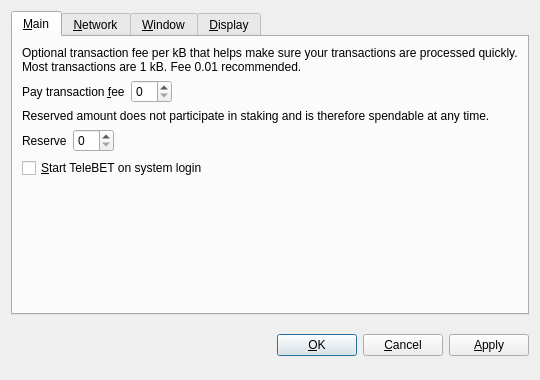
<?xml version="1.0" encoding="UTF-8"?>
<ui version="4.0">
 <class>OptionsDialog</class>
 <widget class="QDialog" name="OptionsDialog">
  <property name="geometry">
   <rect>
    <x>0</x>
    <y>0</y>
    <width>540</width>
    <height>380</height>
   </rect>
  </property>
  <property name="windowTitle">
   <string>Options</string>
  </property>
  <property name="modal">
   <bool>true</bool>
  </property>
  <layout class="QVBoxLayout" name="verticalLayout">
   <item>
    <widget class="QTabWidget" name="tabWidget">
     <property name="tabPosition">
      <enum>QTabWidget::North</enum>
     </property>
     <property name="currentIndex">
      <number>0</number>
     </property>
     <widget class="QWidget" name="tabMain">
      <attribute name="title">
       <string>&amp;Main</string>
      </attribute>
      <layout class="QVBoxLayout" name="verticalLayout_Main">
       <item>
        <widget class="QLabel" name="transactionFeeInfoLabel">
         <property name="text">
          <string>Optional transaction fee per kB that helps make sure your transactions are processed quickly. Most transactions are 1 kB. Fee 0.01 recommended.</string>
         </property>
         <property name="textFormat">
          <enum>Qt::PlainText</enum>
         </property>
         <property name="wordWrap">
          <bool>true</bool>
         </property>
        </widget>
       </item>
       <item>
        <layout class="QHBoxLayout" name="horizontalLayoutFee">
         <item>
          <widget class="QLabel" name="transactionFeeLabel">
           <property name="text">
            <string>Pay transaction &amp;fee</string>
           </property>
           <property name="textFormat">
            <enum>Qt::PlainText</enum>
           </property>
           <property name="buddy">
            <cstring>transactionFee</cstring>
           </property>
          </widget>
         </item>
         <item>
          <widget class="BitcoinAmountField" name="transactionFee"/>
         </item>
         <item>
          <spacer name="horizontalSpacerFee">
           <property name="orientation">
            <enum>Qt::Horizontal</enum>
           </property>
           <property name="sizeHint" stdset="0">
            <size>
             <width>40</width>
             <height>20</height>
            </size>
           </property>
          </spacer>
         </item>
        </layout>
       </item>
       <item>
        <widget class="QLabel" name="reserveBalanceInfoLabel">
         <property name="text">
          <string>Reserved amount does not participate in staking and is therefore spendable at any time.</string>
         </property>
         <property name="textFormat">
          <enum>Qt::PlainText</enum>
         </property>
         <property name="wordWrap">
          <bool>true</bool>
         </property>
        </widget>
       </item>
       <item>
        <layout class="QHBoxLayout" name="horizontalLayoutReserveBalance">
         <item>
          <widget class="QLabel" name="reserveBalanceLabel">
           <property name="text">
            <string>Reserve</string>
           </property>
           <property name="textFormat">
            <enum>Qt::PlainText</enum>
           </property>
           <property name="buddy">
            <cstring>reserveBalance</cstring>
           </property>
          </widget>
         </item>
         <item>
          <widget class="BitcoinAmountField" name="reserveBalance"/>
         </item>
         <item>
          <spacer name="horizontalSpacerReserveBalance">
           <property name="orientation">
            <enum>Qt::Horizontal</enum>
           </property>
           <property name="sizeHint" stdset="0">
            <size>
             <width>40</width>
             <height>20</height>
            </size>
           </property>
          </spacer>
         </item>
        </layout>
       </item>
       <item>
        <widget class="QCheckBox" name="bitcoinAtStartup">
         <property name="toolTip">
          <string>Automatically start TeleBET after logging in to the system.</string>
         </property>
         <property name="text">
          <string>&amp;Start TeleBET on system login</string>
         </property>
        </widget>
       </item>
       <item>
        <spacer name="verticalSpacer_Main">
         <property name="orientation">
          <enum>Qt::Vertical</enum>
         </property>
         <property name="sizeHint" stdset="0">
          <size>
           <width>20</width>
           <height>40</height>
          </size>
         </property>
        </spacer>
       </item>
      </layout>
     </widget>
     <widget class="QWidget" name="tabNetwork">
      <attribute name="title">
       <string>&amp;Network</string>
      </attribute>
      <layout class="QVBoxLayout" name="verticalLayout_Network">
       <item>
        <widget class="QCheckBox" name="mapPortUpnp">
         <property name="toolTip">
          <string>Automatically open the TeleBET client port on the router. This only works when your router supports UPnP and it is enabled.</string>
         </property>
         <property name="text">
          <string>Map port using &amp;UPnP</string>
         </property>
        </widget>
       </item>
       <item>
        <widget class="QCheckBox" name="connectSocks">
         <property name="toolTip">
          <string>Connect to the TeleBET network through a SOCKS5 proxy (e.g. when connecting through Tor).</string>
         </property>
         <property name="text">
          <string>&amp;Connect through SOCKS5 proxy:</string>
         </property>
        </widget>
       </item>
       <item>
        <layout class="QHBoxLayout" name="horizontalLayout_Network">
         <item>
          <widget class="QLabel" name="proxyIpLabel">
           <property name="text">
            <string>Proxy &amp;IP:</string>
           </property>
           <property name="textFormat">
            <enum>Qt::PlainText</enum>
           </property>
           <property name="buddy">
            <cstring>proxyIp</cstring>
           </property>
          </widget>
         </item>
         <item>
          <widget class="QValidatedLineEdit" name="proxyIp">
           <property name="maximumSize">
            <size>
             <width>140</width>
             <height>16777215</height>
            </size>
           </property>
           <property name="toolTip">
            <string>IP address of the proxy (e.g. 127.0.0.1)</string>
           </property>
          </widget>
         </item>
         <item>
          <widget class="QLabel" name="proxyPortLabel">
           <property name="text">
            <string>&amp;Port:</string>
           </property>
           <property name="textFormat">
            <enum>Qt::PlainText</enum>
           </property>
           <property name="buddy">
            <cstring>proxyPort</cstring>
           </property>
          </widget>
         </item>
         <item>
          <widget class="QLineEdit" name="proxyPort">
           <property name="maximumSize">
            <size>
             <width>55</width>
             <height>16777215</height>
            </size>
           </property>
           <property name="toolTip">
            <string>Port of the proxy (e.g. 9050)</string>
           </property>
          </widget>
         </item>
         <item>
          <spacer name="horizontalSpacer_Network">
           <property name="orientation">
            <enum>Qt::Horizontal</enum>
           </property>
           <property name="sizeHint" stdset="0">
            <size>
             <width>40</width>
             <height>20</height>
            </size>
           </property>
          </spacer>
         </item>
        </layout>
       </item>
       <item>
        <spacer name="verticalSpacer_Network">
         <property name="orientation">
          <enum>Qt::Vertical</enum>
         </property>
         <property name="sizeHint" stdset="0">
          <size>
           <width>20</width>
           <height>40</height>
          </size>
         </property>
        </spacer>
       </item>
      </layout>
     </widget>
     <widget class="QWidget" name="tabWindow">
      <attribute name="title">
       <string>&amp;Window</string>
      </attribute>
      <layout class="QVBoxLayout" name="verticalLayout_Window">
       <item>
        <widget class="QCheckBox" name="minimizeToTray">
         <property name="toolTip">
          <string>Show only a tray icon after minimizing the window.</string>
         </property>
         <property name="text">
          <string>&amp;Minimize to the tray instead of the taskbar</string>
         </property>
        </widget>
       </item>
       <item>
        <widget class="QCheckBox" name="minimizeOnClose">
         <property name="toolTip">
          <string>Minimize instead of exit the application when the window is closed. When this option is enabled, the application will be closed only after selecting Quit in the menu.</string>
         </property>
         <property name="text">
          <string>M&amp;inimize on close</string>
         </property>
        </widget>
       </item>
       <item>
        <spacer name="verticalSpacer_Window">
         <property name="orientation">
          <enum>Qt::Vertical</enum>
         </property>
         <property name="sizeHint" stdset="0">
          <size>
           <width>20</width>
           <height>40</height>
          </size>
         </property>
        </spacer>
       </item>
      </layout>
     </widget>
     <widget class="QWidget" name="tabDisplay">
      <attribute name="title">
       <string>&amp;Display</string>
      </attribute>
      <layout class="QVBoxLayout" name="verticalLayout_Display">
       <item>
        <layout class="QHBoxLayout" name="horizontalLayout_1_Display">
         <item>
          <widget class="QLabel" name="langLabel">
           <property name="text">
            <string>User Interface &amp;language:</string>
           </property>
           <property name="textFormat">
            <enum>Qt::PlainText</enum>
           </property>
           <property name="buddy">
            <cstring>lang</cstring>
           </property>
          </widget>
         </item>
         <item>
          <widget class="QValueComboBox" name="lang">
           <property name="toolTip">
            <string>The user interface language can be set here. This setting will take effect after restarting TeleBET.</string>
           </property>
          </widget>
         </item>
        </layout>
       </item>
       <item>
        <layout class="QHBoxLayout" name="horizontalLayout_2_Display">
         <item>
          <widget class="QLabel" name="unitLabel">
           <property name="text">
            <string>&amp;Unit to show amounts in:</string>
           </property>
           <property name="textFormat">
            <enum>Qt::PlainText</enum>
           </property>
           <property name="buddy">
            <cstring>unit</cstring>
           </property>
          </widget>
         </item>
         <item>
          <widget class="QValueComboBox" name="unit">
           <property name="toolTip">
            <string>Choose the default subdivision unit to show in the interface and when sending coins.</string>
           </property>
          </widget>
         </item>
        </layout>
       </item>
       <item>
        <widget class="QCheckBox" name="coinControlFeatures">
         <property name="toolTip">
          <string>Whether to show coin control features or not.</string>
         </property>
         <property name="text">
          <string>Display coin &amp;control features (experts only!)</string>
         </property>
        </widget>
       </item>
       <item>
        <widget class="QCheckBox" name="minimizeCoinAge">
         <property name="toolTip">
          <string>Whether to select the coin outputs randomly or with minimal coin age.</string>
         </property>
         <property name="text">
          <string>Minimize weight consumption (experimental)</string>
         </property>
        </widget>
       </item>
       <item>
        <widget class="QCheckBox" name="useBlackTheme">
         <property name="text">
          <string>Use black visual theme (requires restart)</string>
         </property>
        </widget>
       </item>
       <item>
        <spacer name="verticalSpacer_Display">
         <property name="orientation">
          <enum>Qt::Vertical</enum>
         </property>
         <property name="sizeHint" stdset="0">
          <size>
           <width>20</width>
           <height>40</height>
          </size>
         </property>
        </spacer>
       </item>
      </layout>
     </widget>
    </widget>
   </item>
   <item>
    <layout class="QHBoxLayout" name="horizontalLayout_Buttons">
     <item>
      <spacer name="horizontalSpacer_1">
       <property name="orientation">
        <enum>Qt::Horizontal</enum>
       </property>
       <property name="sizeHint" stdset="0">
        <size>
         <width>40</width>
         <height>48</height>
        </size>
       </property>
      </spacer>
     </item>
     <item>
      <widget class="QLabel" name="statusLabel">
       <property name="font">
        <font>
         <weight>75</weight>
         <bold>true</bold>
        </font>
       </property>
       <property name="text">
        <string/>
       </property>
       <property name="textFormat">
        <enum>Qt::PlainText</enum>
       </property>
       <property name="wordWrap">
        <bool>true</bool>
       </property>
      </widget>
     </item>
     <item>
      <spacer name="horizontalSpacer_2">
       <property name="orientation">
        <enum>Qt::Horizontal</enum>
       </property>
       <property name="sizeHint" stdset="0">
        <size>
         <width>40</width>
         <height>48</height>
        </size>
       </property>
      </spacer>
     </item>
     <item>
      <widget class="QPushButton" name="okButton">
       <property name="text">
        <string>&amp;OK</string>
       </property>
      </widget>
     </item>
     <item>
      <widget class="QPushButton" name="cancelButton">
       <property name="text">
        <string>&amp;Cancel</string>
       </property>
       <property name="autoDefault">
        <bool>false</bool>
       </property>
      </widget>
     </item>
     <item>
      <widget class="QPushButton" name="applyButton">
       <property name="text">
        <string>&amp;Apply</string>
       </property>
       <property name="autoDefault">
        <bool>false</bool>
       </property>
      </widget>
     </item>
    </layout>
   </item>
  </layout>
 </widget>
 <customwidgets>
  <customwidget>
   <class>BitcoinAmountField</class>
   <extends>QSpinBox</extends>
   <header>bitcoinamountfield.h</header>
  </customwidget>
  <customwidget>
   <class>QValueComboBox</class>
   <extends>QComboBox</extends>
   <header>qvaluecombobox.h</header>
  </customwidget>
  <customwidget>
   <class>QValidatedLineEdit</class>
   <extends>QLineEdit</extends>
   <header>qvalidatedlineedit.h</header>
  </customwidget>
 </customwidgets>
 <resources/>
 <connections/>
</ui>
